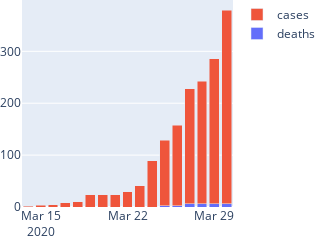

Notebook code for this chart:
### Code cell
def histogram_for_address(addr,max_to_show=20):
    this_lat, this_lon = lat_lon_of_address(addr)
    this_county, this_state = county_state_of_address(addr)
    df_county = df_counties[(df_counties['county']==this_county) & (df_counties['state']==this_state)]
    df_county = df_county.tail(max_to_show)
    
    dates = list(df_county['date'])
    cases = list(df_county['cases'])
    deaths = list(df_county['deaths'])
    num_entries = len(dates)
    fig = go.Figure(data=[
        go.Bar(name='deaths', x=dates, y=deaths),
        go.Bar(name='cases', x=dates, y=cases)
    ])
    fig.update_layout(
        height = 200,
        width = num_entries*15, 
        margin={"r":0,"t":0,"l":0,"b":0},
        barmode='stack',
        showlegend=True,
    )
    fig.show()

histogram_for_address('100 River St, Guilford, CT')

### Figure 1 — Plotly figure (JSON) as saved in the notebook; plotly's stock layout.template omitted (floating-point values rounded to 4 significant figures)
{"data": [{"name": "deaths", "type": "bar", "x": ["2020-03-14", "2020-03-15", "2020-03-16", "2020-03-17", "2020-03-18", "2020-03-19", "2020-03-20", "2020-03-21", "2020-03-22", "2020-03-23", "2020-03-24", "2020-03-25", "2020-03-26", "2020-03-27", "2020-03-28", "2020-03-29", "2020-03-30"], "y": [0, 0, 0, 0, 0, 0, 0, 0, 0, 0, 0, 2, 2, 6, 6, 6, 6]}, {"name": "cases", "type": "bar", "x": ["2020-03-14", "2020-03-15", "2020-03-16", "2020-03-17", "2020-03-18", "2020-03-19", "2020-03-20", "2020-03-21", "2020-03-22", "2020-03-23", "2020-03-24", "2020-03-25", "2020-03-26", "2020-03-27", "2020-03-28", "2020-03-29", "2020-03-30"], "y": [1, 3, 4, 8, 10, 24, 24, 24, 29, 41, 89, 127, 156, 222, 236, 280, 373]}], "layout": {"barmode": "stack", "height": 200, "margin": {"b": 0, "l": 0, "r": 0, "t": 0}, "showlegend": true, "width": 255}}
